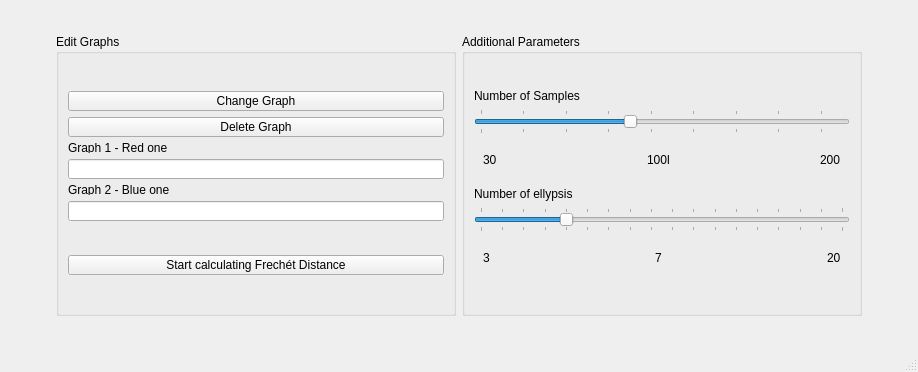
<?xml version="1.0" encoding="UTF-8"?>
<ui version="4.0">
 <class>MainWindow</class>
 <widget class="QMainWindow" name="MainWindow">
  <property name="geometry">
   <rect>
    <x>0</x>
    <y>0</y>
    <width>918</width>
    <height>372</height>
   </rect>
  </property>
  <property name="windowTitle">
   <string>Frechet Distance Calculator</string>
  </property>
  <widget class="QWidget" name="centralwidget">
   <layout class="QHBoxLayout" name="horizontalLayout">
    <item>
     <layout class="QVBoxLayout" name="verticalLayout_3">
      <item>
       <widget class="QWidget" name="widget" native="true">
        <property name="maximumSize">
         <size>
          <width>16777215</width>
          <height>300</height>
         </size>
        </property>
        <layout class="QHBoxLayout" name="horizontalLayout_3">
         <item>
          <layout class="QHBoxLayout" name="horizontalLayout_2">
           <item>
            <widget class="QGroupBox" name="groupBox">
             <property name="maximumSize">
              <size>
               <width>400</width>
               <height>400</height>
              </size>
             </property>
             <property name="title">
              <string>Edit Graphs</string>
             </property>
             <layout class="QVBoxLayout" name="verticalLayout_2">
              <item>
               <layout class="QVBoxLayout" name="verticalLayout">
                <item>
                 <widget class="QPushButton" name="btn_change_graph">
                  <property name="maximumSize">
                   <size>
                    <width>400</width>
                    <height>20</height>
                   </size>
                  </property>
                  <property name="text">
                   <string>Change Graph</string>
                  </property>
                 </widget>
                </item>
                <item>
                 <widget class="QPushButton" name="btn_deleteGraph">
                  <property name="maximumSize">
                   <size>
                    <width>400</width>
                    <height>20</height>
                   </size>
                  </property>
                  <property name="text">
                   <string>Delete Graph</string>
                  </property>
                 </widget>
                </item>
                <item>
                 <widget class="QLabel" name="lb_graph_red">
                  <property name="maximumSize">
                   <size>
                    <width>215</width>
                    <height>10</height>
                   </size>
                  </property>
                  <property name="text">
                   <string>Graph 1 - Red one</string>
                  </property>
                 </widget>
                </item>
                <item>
                 <widget class="QLineEdit" name="lineEdit_graph_red">
                  <property name="maximumSize">
                   <size>
                    <width>400</width>
                    <height>20</height>
                   </size>
                  </property>
                 </widget>
                </item>
                <item>
                 <widget class="QLabel" name="label">
                  <property name="maximumSize">
                   <size>
                    <width>215</width>
                    <height>10</height>
                   </size>
                  </property>
                  <property name="text">
                   <string>Graph 2 - Blue one</string>
                  </property>
                 </widget>
                </item>
                <item>
                 <widget class="QLineEdit" name="lineEdit_graph_blue">
                  <property name="maximumSize">
                   <size>
                    <width>400</width>
                    <height>20</height>
                   </size>
                  </property>
                 </widget>
                </item>
               </layout>
              </item>
              <item>
               <widget class="QPushButton" name="btn_startCalc">
                <property name="maximumSize">
                 <size>
                  <width>400</width>
                  <height>20</height>
                 </size>
                </property>
                <property name="text">
                 <string>Start calculating Frechét Distance</string>
                </property>
               </widget>
              </item>
             </layout>
            </widget>
           </item>
           <item>
            <widget class="QGroupBox" name="groupBox_2">
             <property name="maximumSize">
              <size>
               <width>400</width>
               <height>400</height>
              </size>
             </property>
             <property name="title">
              <string>Additional Parameters</string>
             </property>
             <layout class="QVBoxLayout" name="verticalLayout_5">
              <item>
               <layout class="QVBoxLayout" name="verticalLayout_4">
                <item>
                 <widget class="QLabel" name="lb_samples">
                  <property name="maximumSize">
                   <size>
                    <width>215</width>
                    <height>15</height>
                   </size>
                  </property>
                  <property name="text">
                   <string>Number of Samples</string>
                  </property>
                 </widget>
                </item>
                <item>
                 <widget class="QSlider" name="slider_samples">
                  <property name="minimum">
                   <number>30</number>
                  </property>
                  <property name="maximum">
                   <number>200</number>
                  </property>
                  <property name="value">
                   <number>100</number>
                  </property>
                  <property name="sliderPosition">
                   <number>100</number>
                  </property>
                  <property name="orientation">
                   <enum>Qt::Horizontal</enum>
                  </property>
                  <property name="tickPosition">
                   <enum>QSlider::TicksBothSides</enum>
                  </property>
                  <property name="tickInterval">
                   <number>20</number>
                  </property>
                 </widget>
                </item>
                <item>
                 <widget class="QWidget" name="widget_sliderSamples" native="true">
                  <property name="maximumSize">
                   <size>
                    <width>400</width>
                    <height>40</height>
                   </size>
                  </property>
                  <layout class="QHBoxLayout" name="horizontalLayout_5">
                   <item>
                    <layout class="QHBoxLayout" name="horizontalLayout_4">
                     <item>
                      <widget class="QLabel" name="lb_samplesMinValue">
                       <property name="text">
                        <string>30</string>
                       </property>
                      </widget>
                     </item>
                     <item>
                      <spacer name="horizontalSpacer">
                       <property name="orientation">
                        <enum>Qt::Horizontal</enum>
                       </property>
                       <property name="sizeHint" stdset="0">
                        <size>
                         <width>40</width>
                         <height>20</height>
                        </size>
                       </property>
                      </spacer>
                     </item>
                     <item>
                      <widget class="QLabel" name="lb_sampleValue">
                       <property name="text">
                        <string>100l</string>
                       </property>
                      </widget>
                     </item>
                     <item>
                      <spacer name="horizontalSpacer_2">
                       <property name="orientation">
                        <enum>Qt::Horizontal</enum>
                       </property>
                       <property name="sizeHint" stdset="0">
                        <size>
                         <width>40</width>
                         <height>20</height>
                        </size>
                       </property>
                      </spacer>
                     </item>
                     <item>
                      <widget class="QLabel" name="lb_sampleMaxValue">
                       <property name="text">
                        <string>200</string>
                       </property>
                      </widget>
                     </item>
                    </layout>
                   </item>
                  </layout>
                 </widget>
                </item>
                <item>
                 <widget class="QLabel" name="lb_ellipsies">
                  <property name="maximumSize">
                   <size>
                    <width>215</width>
                    <height>15</height>
                   </size>
                  </property>
                  <property name="text">
                   <string>Number of ellypsis</string>
                  </property>
                 </widget>
                </item>
                <item>
                 <widget class="QSlider" name="slider_ellipsies">
                  <property name="minimum">
                   <number>3</number>
                  </property>
                  <property name="maximum">
                   <number>20</number>
                  </property>
                  <property name="value">
                   <number>7</number>
                  </property>
                  <property name="orientation">
                   <enum>Qt::Horizontal</enum>
                  </property>
                  <property name="tickPosition">
                   <enum>QSlider::TicksBothSides</enum>
                  </property>
                  <property name="tickInterval">
                   <number>1</number>
                  </property>
                 </widget>
                </item>
                <item>
                 <widget class="QWidget" name="widget_sliderEllipsies" native="true">
                  <property name="maximumSize">
                   <size>
                    <width>400</width>
                    <height>40</height>
                   </size>
                  </property>
                  <layout class="QHBoxLayout" name="horizontalLayout_7">
                   <item>
                    <layout class="QHBoxLayout" name="horizontalLayout_6">
                     <item>
                      <widget class="QLabel" name="lb_ellipsiesMinValue">
                       <property name="text">
                        <string>3</string>
                       </property>
                      </widget>
                     </item>
                     <item>
                      <spacer name="horizontalSpacer_3">
                       <property name="orientation">
                        <enum>Qt::Horizontal</enum>
                       </property>
                       <property name="sizeHint" stdset="0">
                        <size>
                         <width>40</width>
                         <height>20</height>
                        </size>
                       </property>
                      </spacer>
                     </item>
                     <item>
                      <widget class="QLabel" name="lb_ellipsiesValue">
                       <property name="text">
                        <string>7</string>
                       </property>
                      </widget>
                     </item>
                     <item>
                      <spacer name="horizontalSpacer_4">
                       <property name="orientation">
                        <enum>Qt::Horizontal</enum>
                       </property>
                       <property name="sizeHint" stdset="0">
                        <size>
                         <width>40</width>
                         <height>20</height>
                        </size>
                       </property>
                      </spacer>
                     </item>
                     <item>
                      <widget class="QLabel" name="lb_ellipsiesMaxValue">
                       <property name="text">
                        <string>20</string>
                       </property>
                      </widget>
                     </item>
                    </layout>
                   </item>
                  </layout>
                 </widget>
                </item>
               </layout>
              </item>
             </layout>
            </widget>
           </item>
          </layout>
         </item>
        </layout>
       </widget>
      </item>
     </layout>
    </item>
   </layout>
  </widget>
  <widget class="QMenuBar" name="menubar">
   <property name="geometry">
    <rect>
     <x>0</x>
     <y>0</y>
     <width>918</width>
     <height>21</height>
    </rect>
   </property>
  </widget>
  <widget class="QStatusBar" name="statusbar"/>
 </widget>
 <resources/>
 <connections/>
</ui>
